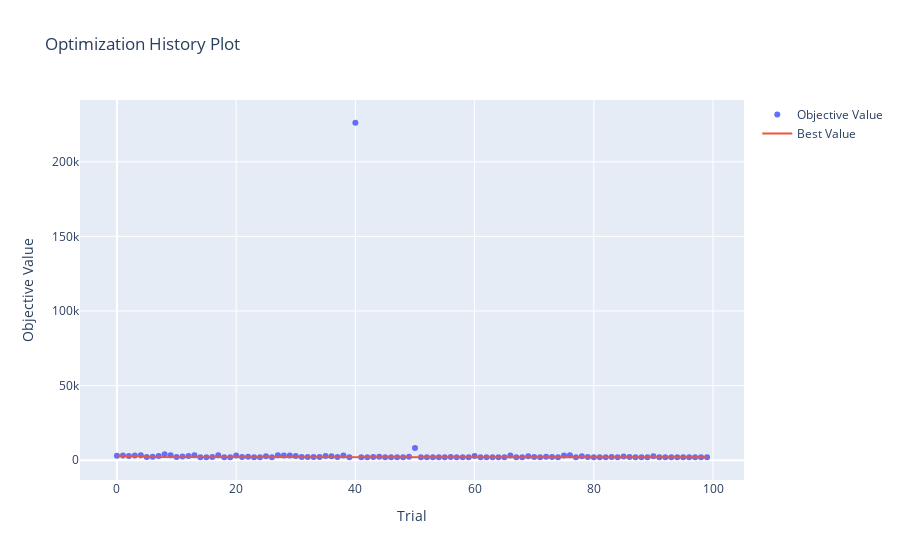
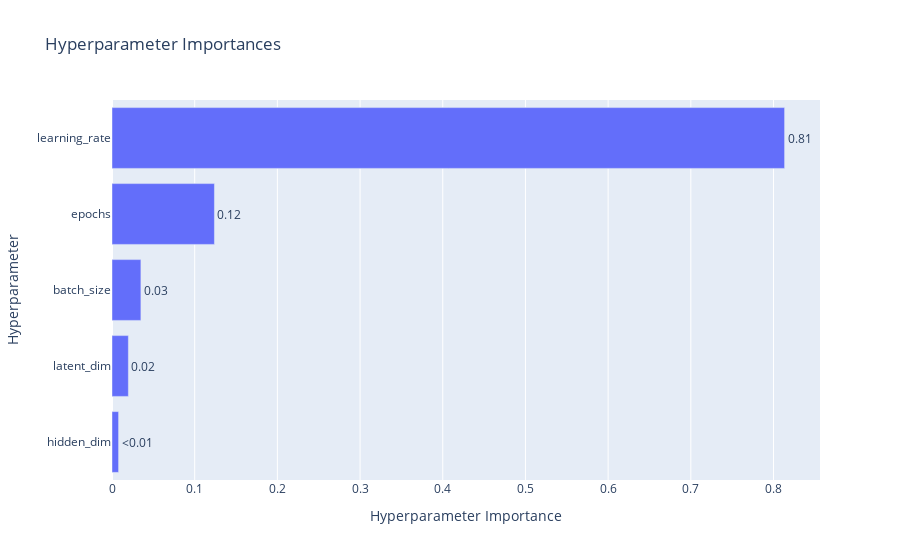
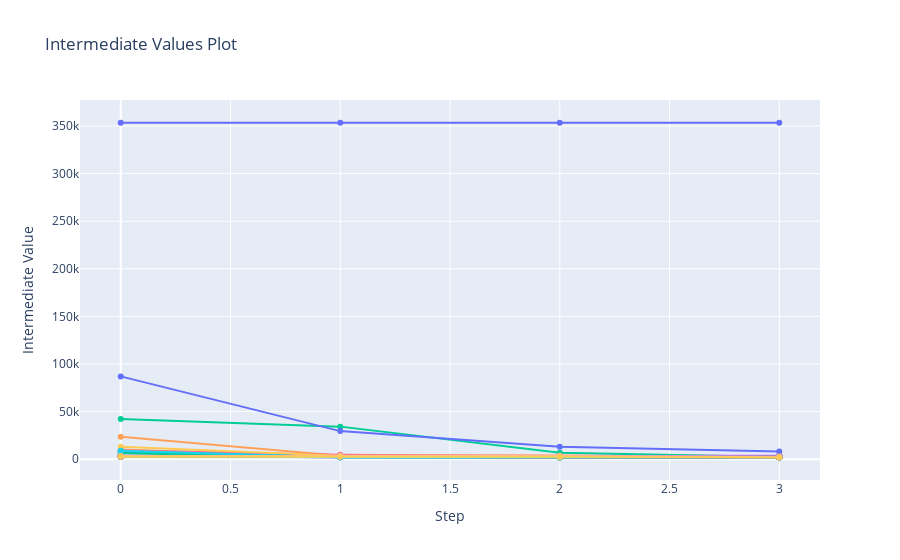

These figures' notebook cell, in order:
### Code cell
import optuna.visualization as vis

vis.plot_optimization_history(study).show()
vis.plot_param_importances(study).show()
vis.plot_intermediate_values(study).show()

### Figure 1 — Plotly figure (JSON) as saved in the notebook; plotly's stock layout.template omitted (floating-point values rounded to 4 significant figures)
{"data": [{"mode": "markers", "name": "Objective Value", "type": "scatter", "x": [0, 1, 2, 3, 4, 5, 6, 7, 8, 9, 10, 11, 12, 13, 14, 15, 16, 17, 18, 19, 20, 21, 22, 23, 24, 25, 26, 27, 28, 29, 30, 31, 32, 33, 34, 35, 36, 37, 38, 39, 40, 41, 42, 43, 44, 45, 46, 47, 48, 49, 50, 51, 52, 53, 54, 55, 56, 57, 58, 59, 60, 61, 62, 63, 64, 65, 66, 67, 68, 69, 70, 71, 72, 73, 74, 75, 76, 77, 78, 79, 80, 81, 82, 83, 84, 85, 86, 87, 88, 89, 90, 91, 92, 93, 94, 95, 96, 97, 98, 99], "y": [3068.0, 3220.0, 2805.0, 3170.0, 3280.0, 2109.0, 2287.0, 2801.0, 3939.0, 3318.0, 2115.0, 2498.0, 2855.0, 3391.0, 2050.0, 2045.0, 2092.0, 3291.0, 2041.0, 2041.0, 3199.0, 2081.0, 2356.0, 2048.0, 2012.0, 2701.0, 2043.0, 3320.0, 3210.0, 3129.0, 2775.0, 2086.0, 2103.0, 2079.0, 2214.0, 2895.0, 2728.0, 2146.0, 3237.0, 2038.0, 226200.0, 2031.0, 2031.0, 2104.0, 2262.0, 2000.0, 2025.0, 1994.0, 2007.0, 2250.0, 8109.0, 2057.0, 2006.0, 2021.0, 2052.0, 2005.0, 2193.0, 2046.0, 2031.0, 2035.0, 2851.0, 2008.0, 2050.0, 2031.0, 2005.0, 2047.0, 3159.0, 2012.0, 2021.0, 2735.0, 2104.0, 2063.0, 2270.0, 2134.0, 2019.0, 3111.0, 3341.0, 2062.0, 2616.0, 2085.0, 2037.0, 2038.0, 2016.0, 2078.0, 2005.0, 2459.0, 2194.0, 2059.0, 2072.0, 2050.0, 2615.0, 2014.0, 2018.0, 2039.0, 2031.0, 2052.0, 2071.0, 2044.0, 2067.0, 2037.0]}, {"mode": "lines", "name": "Best Value", "type": "scatter", "x": [0, 1, 2, 3, 4, 5, 6, 7, 8, 9, 10, 11, 12, 13, 14, 15, 16, 17, 18, 19, 20, 21, 22, 23, 24, 25, 26, 27, 28, 29, 30, 31, 32, 33, 34, 35, 36, 37, 38, 39, 40, 41, 42, 43, 44, 45, 46, 47, 48, 49, 50, 51, 52, 53, 54, 55, 56, 57, 58, 59, 60, 61, 62, 63, 64, 65, 66, 67, 68, 69, 70, 71, 72, 73, 74, 75, 76, 77, 78, 79, 80, 81, 82, 83, 84, 85, 86, 87, 88, 89, 90, 91, 92, 93, 94, 95, 96, 97, 98, 99], "y": [3068.0, 3068.0, 2805.0, 2805.0, 2805.0, 2109.0, 2109.0, 2109.0, 2109.0, 2109.0, 2109.0, 2109.0, 2109.0, 2109.0, 2050.0, 2045.0, 2045.0, 2045.0, 2041.0, 2041.0, 2041.0, 2041.0, 2041.0, 2041.0, 2012.0, 2012.0, 2012.0, 2012.0, 2012.0, 2012.0, 2012.0, 2012.0, 2012.0, 2012.0, 2012.0, 2012.0, 2012.0, 2012.0, 2012.0, 2012.0, 2012.0, 2012.0, 2012.0, 2012.0, 2012.0, 2000.0, 2000.0, 1994.0, 1994.0, 1994.0, 1994.0, 1994.0, 1994.0, 1994.0, 1994.0, 1994.0, 1994.0, 1994.0, 1994.0, 1994.0, 1994.0, 1994.0, 1994.0, 1994.0, 1994.0, 1994.0, 1994.0, 1994.0, 1994.0, 1994.0, 1994.0, 1994.0, 1994.0, 1994.0, 1994.0, 1994.0, 1994.0, 1994.0, 1994.0, 1994.0, 1994.0, 1994.0, 1994.0, 1994.0, 1994.0, 1994.0, 1994.0, 1994.0, 1994.0, 1994.0, 1994.0, 1994.0, 1994.0, 1994.0, 1994.0, 1994.0, 1994.0, 1994.0, 1994.0, 1994.0]}, {"marker": {"color": "#cccccc"}, "mode": "markers", "name": "Infeasible Trial", "showlegend": false, "type": "scatter", "x": [], "y": []}], "layout": {"title": {"text": "Optimization History Plot"}, "xaxis": {"title": {"text": "Trial"}}, "yaxis": {"title": {"text": "Objective Value"}}}}

### Figure 2 — Plotly figure (JSON) as saved in the notebook; plotly's stock layout.template omitted (floating-point values rounded to 4 significant figures)
{"data": [{"cliponaxis": false, "hovertemplate": ["hidden_dim (IntDistribution): 0.007967674533217643<extra></extra>", "latent_dim (IntDistribution): 0.01980265163067327<extra></extra>", "batch_size (CategoricalDistribution): 0.03494365800631337<extra></extra>", "epochs (IntDistribution): 0.12387702251244813<extra></extra>", "learning_rate (FloatDistribution): 0.8134089933173477<extra></extra>"], "name": "Objective Value", "orientation": "h", "text": ["<0.01", "0.02", "0.03", "0.12", "0.81"], "textposition": "outside", "type": "bar", "x": [0.007968, 0.0198, 0.03494, 0.1239, 0.8134], "y": ["hidden_dim", "latent_dim", "batch_size", "epochs", "learning_rate"]}], "layout": {"title": {"text": "Hyperparameter Importances"}, "xaxis": {"title": {"text": "Hyperparameter Importance"}}, "yaxis": {"title": {"text": "Hyperparameter"}}}}

### Figure 3 — Plotly figure (JSON) as saved in the notebook; plotly's stock layout.template omitted (floating-point values rounded to 4 significant figures)
{"data": [{"marker": {"maxdisplayed": 10}, "mode": "lines+markers", "name": "Trial0", "type": "scatter", "x": [0, 1, 2, 3], "y": [3068.0, 3068.0, 3068.0, 3068.0]}, {"marker": {"maxdisplayed": 10}, "mode": "lines+markers", "name": "Trial1", "type": "scatter", "x": [0, 1, 2, 3], "y": [3220.0, 3220.0, 3220.0, 3220.0]}, {"marker": {"maxdisplayed": 10}, "mode": "lines+markers", "name": "Trial2", "type": "scatter", "x": [0, 1, 2, 3], "y": [3352.0, 3322.0, 3265.0, 3141.0]}, {"marker": {"maxdisplayed": 10}, "mode": "lines+markers", "name": "Trial3", "type": "scatter", "x": [0, 1, 2, 3], "y": [3170.0, 3170.0, 3170.0, 3170.0]}, {"marker": {"maxdisplayed": 10}, "mode": "lines+markers", "name": "Trial4", "type": "scatter", "x": [0, 1, 2, 3], "y": [3340.0, 3331.0, 3320.0, 3303.0]}, {"marker": {"maxdisplayed": 10}, "mode": "lines+markers", "name": "Trial5", "type": "scatter", "x": [0, 1, 2, 3], "y": [3274.0, 3045.0, 2292.0, 2292.0]}, {"marker": {"maxdisplayed": 10}, "mode": "lines+markers", "name": "Trial6", "type": "scatter", "x": [0, 1, 2, 3], "y": [3329.0, 3304.0, 2829.0, 2364.0]}, {"marker": {"maxdisplayed": 10}, "mode": "lines+markers", "name": "Trial7", "type": "scatter", "x": [0, 1, 2, 3], "y": [3315.0, 3315.0, 3315.0, 2801.0]}, {"marker": {"maxdisplayed": 10}, "mode": "lines+markers", "name": "Trial8", "type": "scatter", "x": [0, 1, 2, 3], "y": [3939.0, 3939.0, 3939.0, 3939.0]}, {"marker": {"maxdisplayed": 10}, "mode": "lines+markers", "name": "Trial9", "type": "scatter", "x": [0, 1, 2, 3], "y": [3328.0, 3326.0, 3323.0, 3321.0]}, {"marker": {"maxdisplayed": 10}, "mode": "lines+markers", "name": "Trial10", "type": "scatter", "x": [0, 1, 2, 3], "y": [3357.0, 3231.0, 2731.0, 2498.0]}, {"marker": {"maxdisplayed": 10}, "mode": "lines+markers", "name": "Trial11", "type": "scatter", "x": [0, 1, 2, 3], "y": [3365.0, 3265.0, 3005.0, 2498.0]}, {"marker": {"maxdisplayed": 10}, "mode": "lines+markers", "name": "Trial12", "type": "scatter", "x": [0, 1, 2, 3], "y": [3407.0, 3362.0, 3293.0, 3161.0]}, {"marker": {"maxdisplayed": 10}, "mode": "lines+markers", "name": "Trial13", "type": "scatter", "x": [0, 1, 2, 3], "y": [3395.0, 3394.0, 3393.0, 3392.0]}, {"marker": {"maxdisplayed": 10}, "mode": "lines+markers", "name": "Trial14", "type": "scatter", "x": [0, 1, 2, 3], "y": [3223.0, 2294.0, 2089.0, 2050.0]}, {"marker": {"maxdisplayed": 10}, "mode": "lines+markers", "name": "Trial15", "type": "scatter", "x": [0, 1, 2, 3], "y": [3242.0, 2425.0, 2425.0, 2425.0]}, {"marker": {"maxdisplayed": 10}, "mode": "lines+markers", "name": "Trial16", "type": "scatter", "x": [0, 1, 2, 3], "y": [3234.0, 2303.0, 2303.0, 2303.0]}, {"marker": {"maxdisplayed": 10}, "mode": "lines+markers", "name": "Trial17", "type": "scatter", "x": [0, 1, 2, 3], "y": [3378.0, 3366.0, 3349.0, 3324.0]}, {"marker": {"maxdisplayed": 10}, "mode": "lines+markers", "name": "Trial18", "type": "scatter", "x": [0, 1, 2, 3], "y": [3250.0, 2420.0, 2420.0, 2420.0]}, {"marker": {"maxdisplayed": 10}, "mode": "lines+markers", "name": "Trial19", "type": "scatter", "x": [0, 1, 2, 3], "y": [3267.0, 2622.0, 2166.0, 2041.0]}, {"marker": {"maxdisplayed": 10}, "mode": "lines+markers", "name": "Trial20", "type": "scatter", "x": [0, 1, 2, 3], "y": [3334.0, 3319.0, 3295.0, 3259.0]}, {"marker": {"maxdisplayed": 10}, "mode": "lines+markers", "name": "Trial21", "type": "scatter", "x": [0, 1, 2, 3], "y": [3312.0, 3078.0, 2448.0, 2448.0]}, {"marker": {"maxdisplayed": 10}, "mode": "lines+markers", "name": "Trial22", "type": "scatter", "x": [0, 1, 2, 3], "y": [42320.0, 34180.0, 6625.0, 2356.0]}, {"marker": {"maxdisplayed": 10}, "mode": "lines+markers", "name": "Trial23", "type": "scatter", "x": [0, 1, 2, 3], "y": [3297.0, 2923.0, 2576.0, 2151.0]}, {"marker": {"maxdisplayed": 10}, "mode": "lines+markers", "name": "Trial24", "type": "scatter", "x": [0, 1, 2, 3], "y": [3240.0, 2674.0, 2203.0, 2056.0]}, {"marker": {"maxdisplayed": 10}, "mode": "lines+markers", "name": "Trial25", "type": "scatter", "x": [0, 1, 2, 3], "y": [3323.0, 3296.0, 3237.0, 3088.0]}, {"marker": {"maxdisplayed": 10}, "mode": "lines+markers", "name": "Trial26", "type": "scatter", "x": [0, 1, 2, 3], "y": [3255.0, 2630.0, 2190.0, 2059.0]}, {"marker": {"maxdisplayed": 10}, "mode": "lines+markers", "name": "Trial27", "type": "scatter", "x": [0, 1, 2, 3], "y": [3337.0, 3334.0, 3330.0, 3326.0]}, {"marker": {"maxdisplayed": 10}, "mode": "lines+markers", "name": "Trial28", "type": "scatter", "x": [0, 1, 2, 3], "y": [3210.0, 3210.0, 3210.0, 3210.0]}, {"marker": {"maxdisplayed": 10}, "mode": "lines+markers", "name": "Trial29", "type": "scatter", "x": [0, 1, 2, 3], "y": [3129.0, 3129.0, 3129.0, 3129.0]}, {"marker": {"maxdisplayed": 10}, "mode": "lines+markers", "name": "Trial30", "type": "scatter", "x": [0, 1, 2, 3], "y": [3313.0, 3287.0, 3240.0, 3128.0]}, {"marker": {"maxdisplayed": 10}, "mode": "lines+markers", "name": "Trial31", "type": "scatter", "x": [0, 1, 2, 3], "y": [3254.0, 3118.0, 2294.0, 2086.0]}, {"marker": {"maxdisplayed": 10}, "mode": "lines+markers", "name": "Trial32", "type": "scatter", "x": [0, 1, 2, 3], "y": [3221.0, 3221.0, 2833.0, 2103.0]}, {"marker": {"maxdisplayed": 10}, "mode": "lines+markers", "name": "Trial33", "type": "scatter", "x": [0, 1, 2, 3], "y": [3295.0, 3028.0, 2678.0, 2120.0]}, {"marker": {"maxdisplayed": 10}, "mode": "lines+markers", "name": "Trial34", "type": "scatter", "x": [0, 1, 2, 3], "y": [23480.0, 3698.0, 3698.0, 2214.0]}, {"marker": {"maxdisplayed": 10}, "mode": "lines+markers", "name": "Trial35", "type": "scatter", "x": [0, 1, 2, 3], "y": [3323.0, 3231.0, 2895.0, 2895.0]}, {"marker": {"maxdisplayed": 10}, "mode": "lines+markers", "name": "Trial36", "type": "scatter", "x": [0, 1, 2, 3], "y": [3319.0, 3289.0, 3216.0, 2964.0]}, {"marker": {"maxdisplayed": 10}, "mode": "lines+markers", "name": "Trial37", "type": "scatter", "x": [0, 1, 2, 3], "y": [3265.0, 3265.0, 2962.0, 2507.0]}, {"marker": {"maxdisplayed": 10}, "mode": "lines+markers", "name": "Trial38", "type": "scatter", "x": [0, 1, 2, 3], "y": [3237.0, 3237.0, 3237.0, 3237.0]}, {"marker": {"maxdisplayed": 10}, "mode": "lines+markers", "name": "Trial39", "type": "scatter", "x": [0, 1, 2, 3], "y": [3215.0, 2458.0, 2121.0, 2038.0]}, {"marker": {"maxdisplayed": 10}, "mode": "lines+markers", "name": "Trial40", "type": "scatter", "x": [0, 1, 2, 3], "y": [353500.0, 353500.0, 353500.0, 353500.0]}, {"marker": {"maxdisplayed": 10}, "mode": "lines+markers", "name": "Trial41", "type": "scatter", "x": [0, 1, 2, 3], "y": [3224.0, 2312.0, 2104.0, 2031.0]}, {"marker": {"maxdisplayed": 10}, "mode": "lines+markers", "name": "Trial42", "type": "scatter", "x": [0, 1, 2, 3], "y": [3010.0, 3010.0, 2088.0, 2088.0]}, {"marker": {"maxdisplayed": 10}, "mode": "lines+markers", "name": "Trial43", "type": "scatter", "x": [0, 1, 2, 3], "y": [3039.0, 2104.0, 2104.0, 2104.0]}, {"marker": {"maxdisplayed": 10}, "mode": "lines+markers", "name": "Trial44", "type": "scatter", "x": [0, 1, 2, 3], "y": [10230.0, 2329.0, 2329.0, 2329.0]}, {"marker": {"maxdisplayed": 10}, "mode": "lines+markers", "name": "Trial45", "type": "scatter", "x": [0, 1, 2, 3], "y": [2401.0, 2401.0, 2063.0, 2018.0]}, {"marker": {"maxdisplayed": 10}, "mode": "lines+markers", "name": "Trial46", "type": "scatter", "x": [0, 1, 2, 3], "y": [3188.0, 2104.0, 2104.0, 2029.0]}, {"marker": {"maxdisplayed": 10}, "mode": "lines+markers", "name": "Trial47", "type": "scatter", "x": [0, 1, 2, 3], "y": [2432.0, 2141.0, 2045.0, 2020.0]}, {"marker": {"maxdisplayed": 10}, "mode": "lines+markers", "name": "Trial48", "type": "scatter", "x": [0, 1, 2, 3], "y": [2782.0, 2782.0, 2063.0, 2007.0]}, {"marker": {"maxdisplayed": 10}, "mode": "lines+markers", "name": "Trial49", "type": "scatter", "x": [0, 1, 2, 3], "y": [3284.0, 3083.0, 2462.0, 2462.0]}, {"marker": {"maxdisplayed": 10}, "mode": "lines+markers", "name": "Trial50", "type": "scatter", "x": [0, 1, 2, 3], "y": [86980.0, 29470.0, 13140.0, 8109.0]}, {"marker": {"maxdisplayed": 10}, "mode": "lines+markers", "name": "Trial51", "type": "scatter", "x": [0, 1, 2, 3], "y": [2638.0, 2638.0, 2057.0, 2057.0]}, {"marker": {"maxdisplayed": 10}, "mode": "lines+markers", "name": "Trial52", "type": "scatter", "x": [0, 1, 2, 3], "y": [2901.0, 2583.0, 2077.0, 2006.0]}, {"marker": {"maxdisplayed": 10}, "mode": "lines+markers", "name": "Trial53", "type": "scatter", "x": [0, 1, 2, 3], "y": [7793.0, 2215.0, 2021.0, 2021.0]}, {"marker": {"maxdisplayed": 10}, "mode": "lines+markers", "name": "Trial54", "type": "scatter", "x": [0, 1, 2, 3], "y": [2578.0, 2578.0, 2240.0, 2127.0]}, {"marker": {"maxdisplayed": 10}, "mode": "lines+markers", "name": "Trial55", "type": "scatter", "x": [0, 1, 2, 3], "y": [3079.0, 3079.0, 2082.0, 2005.0]}, {"marker": {"maxdisplayed": 10}, "mode": "lines+markers", "name": "Trial56", "type": "scatter", "x": [0, 1, 2, 3], "y": [2847.0, 2847.0, 2732.0, 2269.0]}, {"marker": {"maxdisplayed": 10}, "mode": "lines+markers", "name": "Trial57", "type": "scatter", "x": [0, 1, 2, 3], "y": [3101.0, 3101.0, 2106.0, 2053.0]}, {"marker": {"maxdisplayed": 10}, "mode": "lines+markers", "name": "Trial58", "type": "scatter", "x": [0, 1, 2, 3], "y": [2960.0, 2960.0, 2475.0, 2068.0]}, {"marker": {"maxdisplayed": 10}, "mode": "lines+markers", "name": "Trial59", "type": "scatter", "x": [0, 1, 2, 3], "y": [2505.0, 2121.0, 2081.0, 2070.0]}, {"marker": {"maxdisplayed": 10}, "mode": "lines+markers", "name": "Trial60", "type": "scatter", "x": [0, 1, 2, 3], "y": [3311.0, 3281.0, 3236.0, 3117.0]}, {"marker": {"maxdisplayed": 10}, "mode": "lines+markers", "name": "Trial61", "type": "scatter", "x": [0, 1, 2, 3], "y": [2542.0, 2542.0, 2102.0, 2011.0]}, {"marker": {"maxdisplayed": 10}, "mode": "lines+markers", "name": "Trial62", "type": "scatter", "x": [0, 1, 2, 3], "y": [3189.0, 2962.0, 2090.0, 2050.0]}, {"marker": {"maxdisplayed": 10}, "mode": "lines+markers", "name": "Trial63", "type": "scatter", "x": [0, 1, 2, 3], "y": [2415.0, 2415.0, 2034.0, 2034.0]}, {"marker": {"maxdisplayed": 10}, "mode": "lines+markers", "name": "Trial64", "type": "scatter", "x": [0, 1, 2, 3], "y": [2784.0, 2361.0, 2147.0, 2009.0]}, {"marker": {"maxdisplayed": 10}, "mode": "lines+markers", "name": "Trial65", "type": "scatter", "x": [0, 1, 2, 3], "y": [3288.0, 2047.0, 2047.0, 2047.0]}, {"marker": {"maxdisplayed": 10}, "mode": "lines+markers", "name": "Trial66", "type": "scatter", "x": [0, 1, 2, 3], "y": [8980.0, 4755.0, 3398.0, 3398.0]}, {"marker": {"maxdisplayed": 10}, "mode": "lines+markers", "name": "Trial67", "type": "scatter", "x": [0, 1, 2, 3], "y": [2483.0, 2061.0, 2012.0, 2012.0]}, {"marker": {"maxdisplayed": 10}, "mode": "lines+markers", "name": "Trial68", "type": "scatter", "x": [0, 1, 2, 3], "y": [2859.0, 2104.0, 2021.0, 2021.0]}, {"marker": {"maxdisplayed": 10}, "mode": "lines+markers", "name": "Trial69", "type": "scatter", "x": [0, 1, 2, 3], "y": [13080.0, 3626.0, 3626.0, 2735.0]}, {"marker": {"maxdisplayed": 10}, "mode": "lines+markers", "name": "Trial70", "type": "scatter", "x": [0, 1, 2, 3], "y": [2538.0, 2215.0, 2143.0, 2104.0]}, {"marker": {"maxdisplayed": 10}, "mode": "lines+markers", "name": "Trial71", "type": "scatter", "x": [0, 1, 2, 3], "y": [3262.0, 2871.0, 2674.0, 2152.0]}, {"marker": {"maxdisplayed": 10}, "mode": "lines+markers", "name": "Trial72", "type": "scatter", "x": [0, 1, 2, 3], "y": [3297.0, 3182.0, 2912.0, 2270.0]}, {"marker": {"maxdisplayed": 10}, "mode": "lines+markers", "name": "Trial73", "type": "scatter", "x": [0, 1, 2, 3], "y": [3293.0, 3165.0, 2631.0, 2399.0]}, {"marker": {"maxdisplayed": 10}, "mode": "lines+markers", "name": "Trial74", "type": "scatter", "x": [0, 1, 2, 3], "y": [2983.0, 2876.0, 2099.0, 2019.0]}, {"marker": {"maxdisplayed": 10}, "mode": "lines+markers", "name": "Trial75", "type": "scatter", "x": [0, 1, 2, 3], "y": [3317.0, 3292.0, 3258.0, 3208.0]}, {"marker": {"maxdisplayed": 10}, "mode": "lines+markers", "name": "Trial76", "type": "scatter", "x": [0, 1, 2, 3], "y": [3346.0, 3345.0, 3344.0, 3343.0]}, {"marker": {"maxdisplayed": 10}, "mode": "lines+markers", "name": "Trial77", "type": "scatter", "x": [0, 1, 2, 3], "y": [3254.0, 2610.0, 2610.0, 2128.0]}, {"marker": {"maxdisplayed": 10}, "mode": "lines+markers", "name": "Trial78", "type": "scatter", "x": [0, 1, 2, 3], "y": [3298.0, 3237.0, 3091.0, 2616.0]}, {"marker": {"maxdisplayed": 10}, "mode": "lines+markers", "name": "Trial79", "type": "scatter", "x": [0, 1, 2, 3], "y": [3052.0, 3052.0, 2194.0, 2137.0]}, {"marker": {"maxdisplayed": 10}, "mode": "lines+markers", "name": "Trial80", "type": "scatter", "x": [0, 1, 2, 3], "y": [2356.0, 2134.0, 2117.0, 2056.0]}, {"marker": {"maxdisplayed": 10}, "mode": "lines+markers", "name": "Trial81", "type": "scatter", "x": [0, 1, 2, 3], "y": [2663.0, 2663.0, 2063.0, 2063.0]}, {"marker": {"maxdisplayed": 10}, "mode": "lines+markers", "name": "Trial82", "type": "scatter", "x": [0, 1, 2, 3], "y": [8402.0, 2080.0, 2016.0, 2016.0]}, {"marker": {"maxdisplayed": 10}, "mode": "lines+markers", "name": "Trial83", "type": "scatter", "x": [0, 1, 2, 3], "y": [2590.0, 2590.0, 2425.0, 2396.0]}, {"marker": {"maxdisplayed": 10}, "mode": "lines+markers", "name": "Trial84", "type": "scatter", "x": [0, 1, 2, 3], "y": [2965.0, 2153.0, 2105.0, 2105.0]}, {"marker": {"maxdisplayed": 10}, "mode": "lines+markers", "name": "Trial85", "type": "scatter", "x": [0, 1, 2, 3], "y": [3307.0, 3260.0, 3179.0, 2990.0]}, {"marker": {"maxdisplayed": 10}, "mode": "lines+markers", "name": "Trial86", "type": "scatter", "x": [0, 1, 2, 3], "y": [3267.0, 2948.0, 2918.0, 2720.0]}, {"marker": {"maxdisplayed": 10}, "mode": "lines+markers", "name": "Trial87", "type": "scatter", "x": [0, 1, 2, 3], "y": [3255.0, 2882.0, 2491.0, 2182.0]}, {"marker": {"maxdisplayed": 10}, "mode": "lines+markers", "name": "Trial88", "type": "scatter", "x": [0, 1, 2, 3], "y": [2636.0, 2535.0, 2528.0, 2227.0]}, {"marker": {"maxdisplayed": 10}, "mode": "lines+markers", "name": "Trial89", "type": "scatter", "x": [0, 1, 2, 3], "y": [3236.0, 2595.0, 2595.0, 2102.0]}, {"marker": {"maxdisplayed": 10}, "mode": "lines+markers", "name": "Trial90", "type": "scatter", "x": [0, 1, 2, 3], "y": [3266.0, 3080.0, 2615.0, 2615.0]}, {"marker": {"maxdisplayed": 10}, "mode": "lines+markers", "name": "Trial91", "type": "scatter", "x": [0, 1, 2, 3], "y": [2571.0, 2571.0, 2066.0, 2014.0]}, {"marker": {"maxdisplayed": 10}, "mode": "lines+markers", "name": "Trial92", "type": "scatter", "x": [0, 1, 2, 3], "y": [6240.0, 2247.0, 2134.0, 2086.0]}, {"marker": {"maxdisplayed": 10}, "mode": "lines+markers", "name": "Trial93", "type": "scatter", "x": [0, 1, 2, 3], "y": [2939.0, 2375.0, 2122.0, 2075.0]}, {"marker": {"maxdisplayed": 10}, "mode": "lines+markers", "name": "Trial94", "type": "scatter", "x": [0, 1, 2, 3], "y": [3016.0, 3016.0, 2203.0, 2031.0]}, {"marker": {"maxdisplayed": 10}, "mode": "lines+markers", "name": "Trial95", "type": "scatter", "x": [0, 1, 2, 3], "y": [8730.0, 2113.0, 2113.0, 2113.0]}, {"marker": {"maxdisplayed": 10}, "mode": "lines+markers", "name": "Trial96", "type": "scatter", "x": [0, 1, 2, 3], "y": [2688.0, 2688.0, 2250.0, 2150.0]}, {"marker": {"maxdisplayed": 10}, "mode": "lines+markers", "name": "Trial97", "type": "scatter", "x": [0, 1, 2, 3], "y": [2524.0, 2524.0, 2050.0, 2050.0]}, {"marker": {"maxdisplayed": 10}, "mode": "lines+markers", "name": "Trial98", "type": "scatter", "x": [0, 1, 2, 3], "y": [3204.0, 3204.0, 3204.0, 2138.0]}, {"marker": {"maxdisplayed": 10}, "mode": "lines+markers", "name": "Trial99", "type": "scatter", "x": [0, 1, 2, 3], "y": [3102.0, 3102.0, 3102.0, 2112.0]}], "layout": {"showlegend": false, "title": {"text": "Intermediate Values Plot"}, "xaxis": {"title": {"text": "Step"}}, "yaxis": {"title": {"text": "Intermediate Value"}}}}
